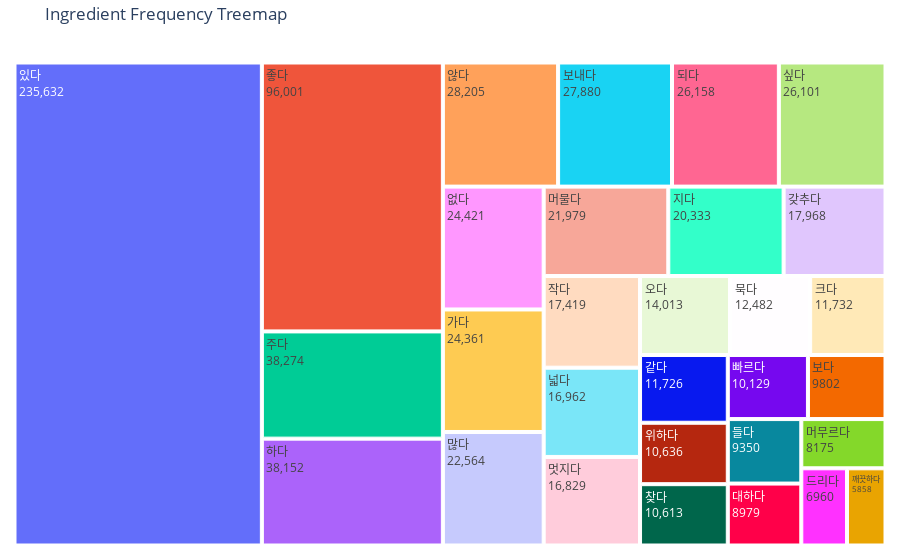

Notebook code cell kept with this figure:
### Code cell
import plotly.graph_objects as go

def generate_treemap(labels, values, title):
    fig = go.Figure(go.Treemap(
        labels=labels[:30],  # You can adjust the number of labels displayed
        parents=[''] * len(labels[:30]),
        values=values,
        texttemplate="%{label}<br>%{value}",
        hoverinfo='label+value',
    ))

    fig.update_layout(
        title=title,
        margin=dict(l=10, r=10, t=40, b=10),  # Adjust margins for better layout
    )

    fig.show()


label, counts = zip(*sorted_verbs)

generate_treemap(label, counts, 'Ingredient Frequency Treemap')

### Figure 1 — Plotly figure (JSON) as saved in the notebook; plotly's stock layout.template omitted (floating-point values rounded to 4 significant figures; data arrays with more than 128 entries replaced by an {"elided": "..."} marker saying what was removed)
{"data": [{"hoverinfo": "label+value", "labels": ["있다", "좋다", "주다", "하다", "않다", "보내다", "되다", "싶다", "없다", "가다", "많다", "머물다", "지다", "갖추다", "작다", "넓다", "멋지다", "오다", "묵다", "크다", "같다", "위하다", "찾다", "빠르다", "보다", "들다", "대하다", "머무르다", "드리다", "깨끗하다"], "parents": ["", "", "", "", "", "", "", "", "", "", "", "", "", "", "", "", "", "", "", "", "", "", "", "", "", "", "", "", "", ""], "texttemplate": "%{label}<br>%{value}", "type": "treemap", "values": {"elided": "1713 int values"}}], "layout": {"margin": {"b": 10, "l": 10, "r": 10, "t": 40}, "title": {"text": "Ingredient Frequency Treemap"}}}
